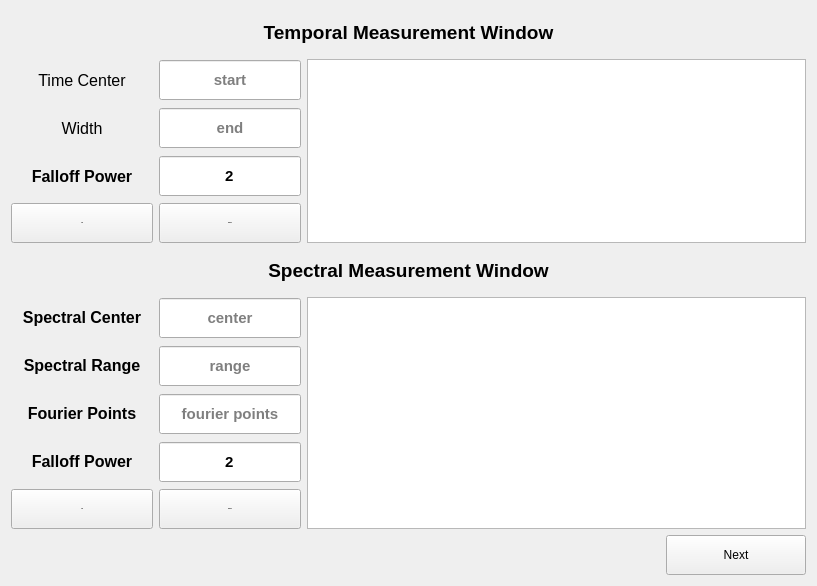
      <widget class="QWidget" name="tab_detector">
       <attribute name="title">
        <string>Detector</string>
       </attribute>
       <layout class="QGridLayout" name="gridLayout_9">
        <item row="1" column="1">
         <widget class="QLineEdit" name="textinput_detector_t0">
          <property name="minimumSize">
           <size>
            <width>140</width>
            <height>40</height>
           </size>
          </property>
          <property name="font">
           <font>
            <pointsize>11</pointsize>
            <bold>true</bold>
           </font>
          </property>
          <property name="text">
           <string/>
          </property>
          <property name="frame">
           <bool>true</bool>
          </property>
          <property name="alignment">
           <set>Qt::AlignCenter</set>
          </property>
          <property name="placeholderText">
           <string>start</string>
          </property>
         </widget>
        </item>
        <item row="2" column="0">
         <widget class="QLabel" name="label_128">
          <property name="minimumSize">
           <size>
            <width>142</width>
            <height>42</height>
           </size>
          </property>
          <property name="maximumSize">
           <size>
            <width>16777215</width>
            <height>40</height>
           </size>
          </property>
          <property name="text">
           <string>&lt;html&gt;&lt;head/&gt;&lt;body&gt;&lt;p align=&quot;center&quot;&gt;&lt;span style=&quot; font-size:12pt;&quot;&gt;Width&lt;/span&gt;&lt;/p&gt;&lt;/body&gt;&lt;/html&gt;</string>
          </property>
         </widget>
        </item>
        <item row="3" column="1">
         <widget class="QLineEdit" name="textinput_detector_tpower">
          <property name="minimumSize">
           <size>
            <width>140</width>
            <height>40</height>
           </size>
          </property>
          <property name="font">
           <font>
            <pointsize>11</pointsize>
            <bold>true</bold>
           </font>
          </property>
          <property name="text">
           <string>2</string>
          </property>
          <property name="frame">
           <bool>true</bool>
          </property>
          <property name="alignment">
           <set>Qt::AlignCenter</set>
          </property>
          <property name="placeholderText">
           <string/>
          </property>
         </widget>
        </item>
        <item row="6" column="0" colspan="10">
         <widget class="QLabel" name="label_title_set_detector_2">
          <property name="minimumSize">
           <size>
            <width>142</width>
            <height>42</height>
           </size>
          </property>
          <property name="maximumSize">
           <size>
            <width>16777215</width>
            <height>40</height>
           </size>
          </property>
          <property name="frameShape">
           <enum>QFrame::NoFrame</enum>
          </property>
          <property name="frameShadow">
           <enum>QFrame::Plain</enum>
          </property>
          <property name="text">
           <string>&lt;html&gt;&lt;head/&gt;&lt;body&gt;&lt;p align=&quot;center&quot;&gt;&lt;span style=&quot; font-size:14pt; font-weight:700;&quot;&gt;Spectral Measurement Window&lt;/span&gt;&lt;/p&gt;&lt;/body&gt;&lt;/html&gt;</string>
          </property>
         </widget>
        </item>
        <item row="7" column="2" rowspan="5" colspan="8">
         <widget class="QListView" name="text_output_list_of_detector_spec">
          <property name="minimumSize">
           <size>
            <width>499</width>
            <height>0</height>
           </size>
          </property>
         </widget>
        </item>
        <item row="4" column="0">
         <widget class="QPushButton" name="button_add_detector_time">
          <property name="minimumSize">
           <size>
            <width>140</width>
            <height>40</height>
           </size>
          </property>
          <property name="font">
           <font>
            <pointsize>-1</pointsize>
            <bold>true</bold>
           </font>
          </property>
          <property name="text">
           <string>Add</string>
          </property>
         </widget>
        </item>
        <item row="0" column="0" colspan="10">
         <widget class="QLabel" name="label_title_set_detector">
          <property name="minimumSize">
           <size>
            <width>142</width>
            <height>42</height>
           </size>
          </property>
          <property name="maximumSize">
           <size>
            <width>16777215</width>
            <height>40</height>
           </size>
          </property>
          <property name="frameShape">
           <enum>QFrame::NoFrame</enum>
          </property>
          <property name="frameShadow">
           <enum>QFrame::Plain</enum>
          </property>
          <property name="text">
           <string>&lt;html&gt;&lt;head/&gt;&lt;body&gt;&lt;p align=&quot;center&quot;&gt;&lt;span style=&quot; font-size:14pt; font-weight:700;&quot;&gt;Temporal Measurement Window&lt;/span&gt;&lt;/p&gt;&lt;/body&gt;&lt;/html&gt;</string>
          </property>
         </widget>
        </item>
        <item row="12" column="9">
         <widget class="QPushButton" name="button_next_tab_detector_to_generate">
          <property name="minimumSize">
           <size>
            <width>140</width>
            <height>40</height>
           </size>
          </property>
          <property name="text">
           <string>Next</string>
          </property>
          <property name="checkable">
           <bool>false</bool>
          </property>
         </widget>
        </item>
        <item row="1" column="0">
         <widget class="QLabel" name="label_117">
          <property name="minimumSize">
           <size>
            <width>142</width>
            <height>42</height>
           </size>
          </property>
          <property name="maximumSize">
           <size>
            <width>16777215</width>
            <height>40</height>
           </size>
          </property>
          <property name="text">
           <string>&lt;html&gt;&lt;head/&gt;&lt;body&gt;&lt;p align=&quot;center&quot;&gt;&lt;span style=&quot; font-size:12pt;&quot;&gt;Time Center&lt;/span&gt;&lt;/p&gt;&lt;/body&gt;&lt;/html&gt;</string>
          </property>
         </widget>
        </item>
        <item row="4" column="1">
         <widget class="QPushButton" name="button_remove_detector_time">
          <property name="minimumSize">
           <size>
            <width>140</width>
            <height>40</height>
           </size>
          </property>
          <property name="font">
           <font>
            <pointsize>-1</pointsize>
            <bold>true</bold>
           </font>
          </property>
          <property name="text">
           <string>Remove</string>
          </property>
         </widget>
        </item>
        <item row="3" column="0">
         <widget class="QLabel" name="label_118">
          <property name="minimumSize">
           <size>
            <width>142</width>
            <height>42</height>
           </size>
          </property>
          <property name="maximumSize">
           <size>
            <width>16777215</width>
            <height>40</height>
           </size>
          </property>
          <property name="text">
           <string>&lt;html&gt;&lt;head/&gt;&lt;body&gt;&lt;p align=&quot;center&quot;&gt;&lt;span style=&quot; font-size:12pt; font-weight:700;&quot;&gt;Falloff Power&lt;/span&gt;&lt;/p&gt;&lt;/body&gt;&lt;/html&gt;</string>
          </property>
         </widget>
        </item>
        <item row="2" column="1">
         <widget class="QLineEdit" name="textinput_detector_t1">
          <property name="minimumSize">
           <size>
            <width>140</width>
            <height>40</height>
           </size>
          </property>
          <property name="font">
           <font>
            <pointsize>11</pointsize>
            <bold>true</bold>
           </font>
          </property>
          <property name="text">
           <string/>
          </property>
          <property name="frame">
           <bool>true</bool>
          </property>
          <property name="alignment">
           <set>Qt::AlignCenter</set>
          </property>
          <property name="placeholderText">
           <string>end</string>
          </property>
         </widget>
        </item>
        <item row="7" column="1">
         <widget class="QLineEdit" name="textinput_detector_wcenter">
          <property name="minimumSize">
           <size>
            <width>140</width>
            <height>40</height>
           </size>
          </property>
          <property name="font">
           <font>
            <pointsize>11</pointsize>
            <bold>true</bold>
           </font>
          </property>
          <property name="text">
           <string/>
          </property>
          <property name="frame">
           <bool>true</bool>
          </property>
          <property name="alignment">
           <set>Qt::AlignCenter</set>
          </property>
          <property name="placeholderText">
           <string>center</string>
          </property>
         </widget>
        </item>
        <item row="8" column="1">
         <widget class="QLineEdit" name="textinput_detector_wrange">
          <property name="minimumSize">
           <size>
            <width>140</width>
            <height>40</height>
           </size>
          </property>
          <property name="font">
           <font>
            <pointsize>11</pointsize>
            <bold>true</bold>
           </font>
          </property>
          <property name="text">
           <string/>
          </property>
          <property name="frame">
           <bool>true</bool>
          </property>
          <property name="alignment">
           <set>Qt::AlignCenter</set>
          </property>
          <property name="placeholderText">
           <string>range</string>
          </property>
         </widget>
        </item>
        <item row="8" column="0">
         <widget class="QLabel" name="label_119">
          <property name="minimumSize">
           <size>
            <width>142</width>
            <height>42</height>
           </size>
          </property>
          <property name="text">
           <string>&lt;html&gt;&lt;head/&gt;&lt;body&gt;&lt;p align=&quot;center&quot;&gt;&lt;span style=&quot; font-size:12pt; font-weight:700;&quot;&gt;Spectral Range&lt;/span&gt;&lt;/p&gt;&lt;/body&gt;&lt;/html&gt;</string>
          </property>
         </widget>
        </item>
        <item row="7" column="0">
         <widget class="QLabel" name="label_121">
          <property name="minimumSize">
           <size>
            <width>142</width>
            <height>42</height>
           </size>
          </property>
          <property name="text">
           <string>&lt;html&gt;&lt;head/&gt;&lt;body&gt;&lt;p align=&quot;center&quot;&gt;&lt;span style=&quot; font-size:12pt; font-weight:700;&quot;&gt;Spectral Center&lt;/span&gt;&lt;/p&gt;&lt;/body&gt;&lt;/html&gt;</string>
          </property>
         </widget>
        </item>
        <item row="9" column="0">
         <widget class="QLabel" name="label_127">
          <property name="minimumSize">
           <size>
            <width>142</width>
            <height>42</height>
           </size>
          </property>
          <property name="text">
           <string>&lt;html&gt;&lt;head/&gt;&lt;body&gt;&lt;p align=&quot;center&quot;&gt;&lt;span style=&quot; font-size:12pt; font-weight:700;&quot;&gt;Fourier Points&lt;/span&gt;&lt;/p&gt;&lt;/body&gt;&lt;/html&gt;</string>
          </property>
         </widget>
        </item>
        <item row="9" column="1">
         <widget class="QLineEdit" name="textinput_detector_wnum">
          <property name="minimumSize">
           <size>
            <width>140</width>
            <height>40</height>
           </size>
          </property>
          <property name="font">
           <font>
            <pointsize>11</pointsize>
            <bold>true</bold>
           </font>
          </property>
          <property name="text">
           <string/>
          </property>
          <property name="frame">
           <bool>true</bool>
          </property>
          <property name="alignment">
           <set>Qt::AlignCenter</set>
          </property>
          <property name="placeholderText">
           <string>fourier points</string>
          </property>
         </widget>
        </item>
        <item row="10" column="0">
         <widget class="QLabel" name="label_120">
          <property name="minimumSize">
           <size>
            <width>142</width>
            <height>42</height>
           </size>
          </property>
          <property name="text">
           <string>&lt;html&gt;&lt;head/&gt;&lt;body&gt;&lt;p align=&quot;center&quot;&gt;&lt;span style=&quot; font-size:12pt; font-weight:700;&quot;&gt;Falloff Power&lt;/span&gt;&lt;/p&gt;&lt;/body&gt;&lt;/html&gt;</string>
          </property>
         </widget>
        </item>
        <item row="10" column="1">
         <widget class="QLineEdit" name="textinput_detector_wpower">
          <property name="minimumSize">
           <size>
            <width>140</width>
            <height>40</height>
           </size>
          </property>
          <property name="font">
           <font>
            <pointsize>11</pointsize>
            <bold>true</bold>
           </font>
          </property>
          <property name="text">
           <string>2</string>
          </property>
          <property name="frame">
           <bool>true</bool>
          </property>
          <property name="alignment">
           <set>Qt::AlignCenter</set>
          </property>
          <property name="placeholderText">
           <string/>
          </property>
         </widget>
        </item>
        <item row="11" column="0">
         <widget class="QPushButton" name="button_add_detector_spectral">
          <property name="minimumSize">
           <size>
            <width>140</width>
            <height>40</height>
           </size>
          </property>
          <property name="font">
           <font>
            <pointsize>-1</pointsize>
            <bold>true</bold>
           </font>
          </property>
          <property name="text">
           <string>Add</string>
          </property>
         </widget>
        </item>
        <item row="11" column="1">
         <widget class="QPushButton" name="button_remove_detector_spectral">
          <property name="minimumSize">
           <size>
            <width>140</width>
            <height>40</height>
           </size>
          </property>
          <property name="font">
           <font>
            <pointsize>-1</pointsize>
            <bold>true</bold>
           </font>
          </property>
          <property name="text">
           <string>Remove</string>
          </property>
         </widget>
        </item>
        <item row="1" column="2" rowspan="4" colspan="8">
         <widget class="QListView" name="text_output_list_of_detector_time">
          <property name="minimumSize">
           <size>
            <width>499</width>
            <height>0</height>
           </size>
          </property>
         </widget>
        </item>
       </layout>
      </widget>
